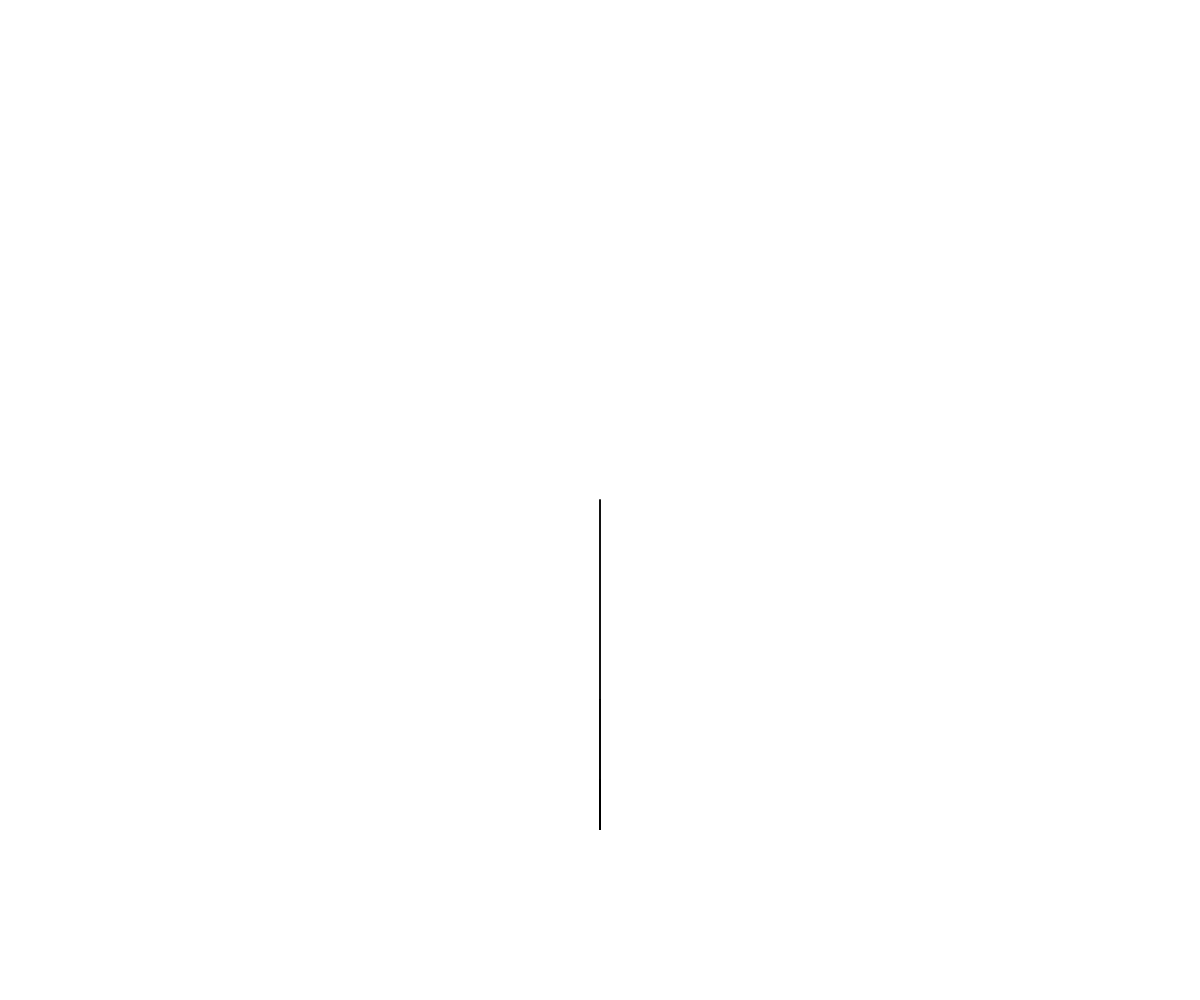
Frame 1 (no input)
Frame 60 (no input): identical to frame 1, image omitted
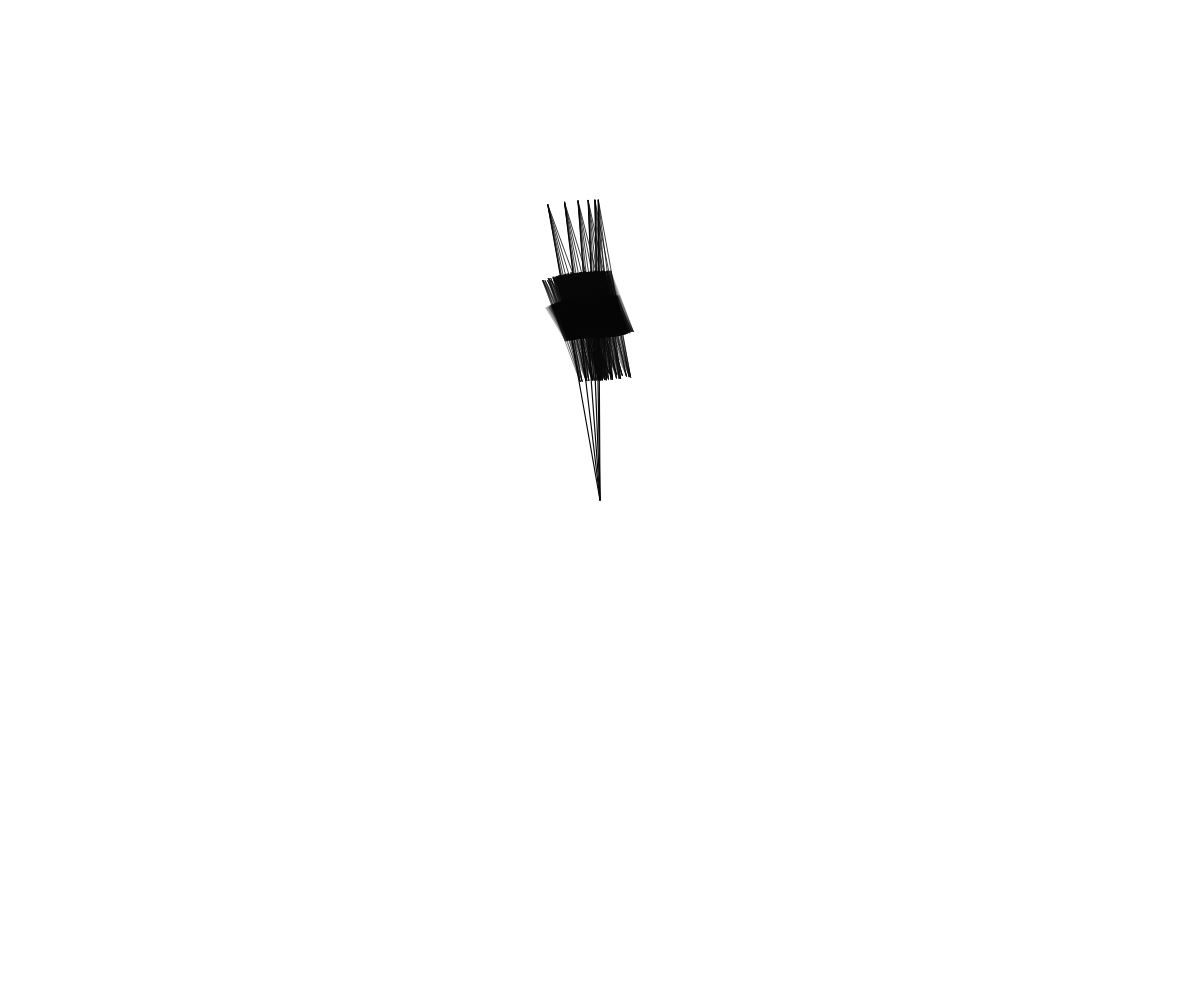
Frame 120 (the mouse pressed at the canvas centre since frame 60)

The p5.js sketch that drew these frames (run headless with seeded random() and noise() and a simulated clock; from frame 60 on, the mouse is pressed at the canvas centre):

// p5.js sketch
// ── sketch.js
let sproutDepth = 5;
let sproutBreadth = 6;
let sproutLength = 500;
let rotateFactor = 0.3;
let lrpMouseX, lrpMouseY;

function setup() {
  createCanvas(windowWidth, windowHeight);
  angleMode(DEGREES);
  lrpMouseX = 0;
  lrpMouseY = 0;
}

function draw() {
  background(255);
  stroke(10);
  strokeWeight(2)
  translate(width/2, height/2);
  lrpMouseX = lerp(lrpMouseX, mouseX, 0.1);
  lrpMouseY = lerp(lrpMouseY, mouseY, 0.1);
  sprout(0, 0, 0);
  


}

function sprout(x, y, depth) {
  let newDepth = depth + 1;
  if (depth >= sproutDepth) {
    return;
  } else {
    push()
    translate(x, y);
    scale(map(lrpMouseY, 0, height, 0.4, 0.8));
    rotate(map(lrpMouseX, 0, width, -360, 0))
    for (let i = 0; i < sproutBreadth; i++) {
      rotate(i * map(lrpMouseX, 0, width, -360, 360));
      let newY = sproutLength;
      line (0, 0, 0, newY);
      sprout(0, newY, newDepth);

    }
    pop();
  }
}
